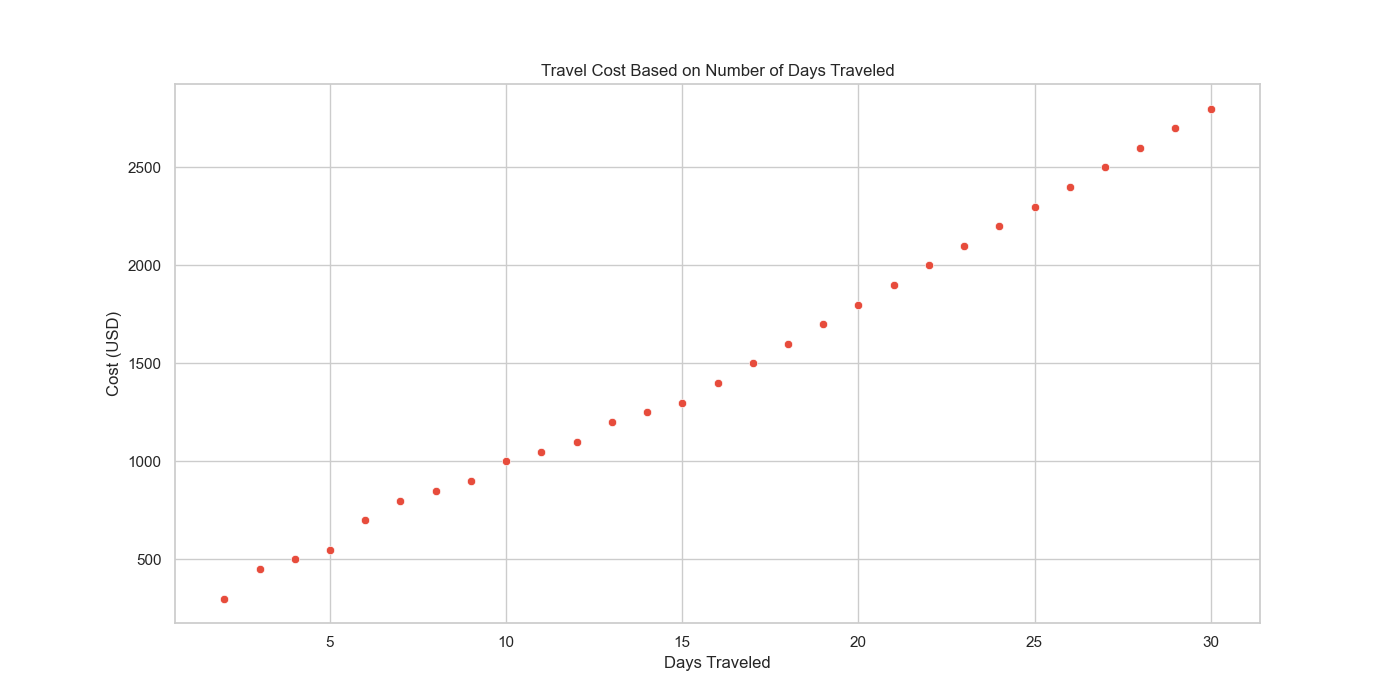

Python code for this plot:

import pandas as pd
import seaborn as sns
import matplotlib.pyplot as plt

# Define the data
data = {
    'Days_Travelled': [2, 3, 4, 5, 6, 7, 8, 9, 10, 11, 12, 13, 14, 15, 16, 17, 18, 19, 20, 21, 22, 23, 24, 25, 26, 27, 28, 29, 30],
    'Cost_USD': [300, 450, 500, 550, 700, 800, 850, 900, 1000, 1050, 1100, 1200, 1250, 1300, 1400, 1500, 1600, 1700, 1800, 1900, 2000, 2100, 2200, 2300, 2400, 2500, 2600, 2700, 2800]
}

# Convert data to a DataFrame
df = pd.DataFrame(data)

# Set the aesthetic style of the plots
sns.set_theme(style="whitegrid")

# Create the scatterplot with custom figure size (width & height)
plt.figure(figsize=(14, 7))

# Plot the scatterplot with a specific color scheme
sns.scatterplot(x='Days_Travelled', y='Cost_USD', data=df, color="#e74c3c")

# Set title and labels for axes
plt.title('Travel Cost Based on Number of Days Traveled')
plt.xlabel('Days Traveled')
plt.ylabel('Cost (USD)')

# Show the plot
plt.show()
